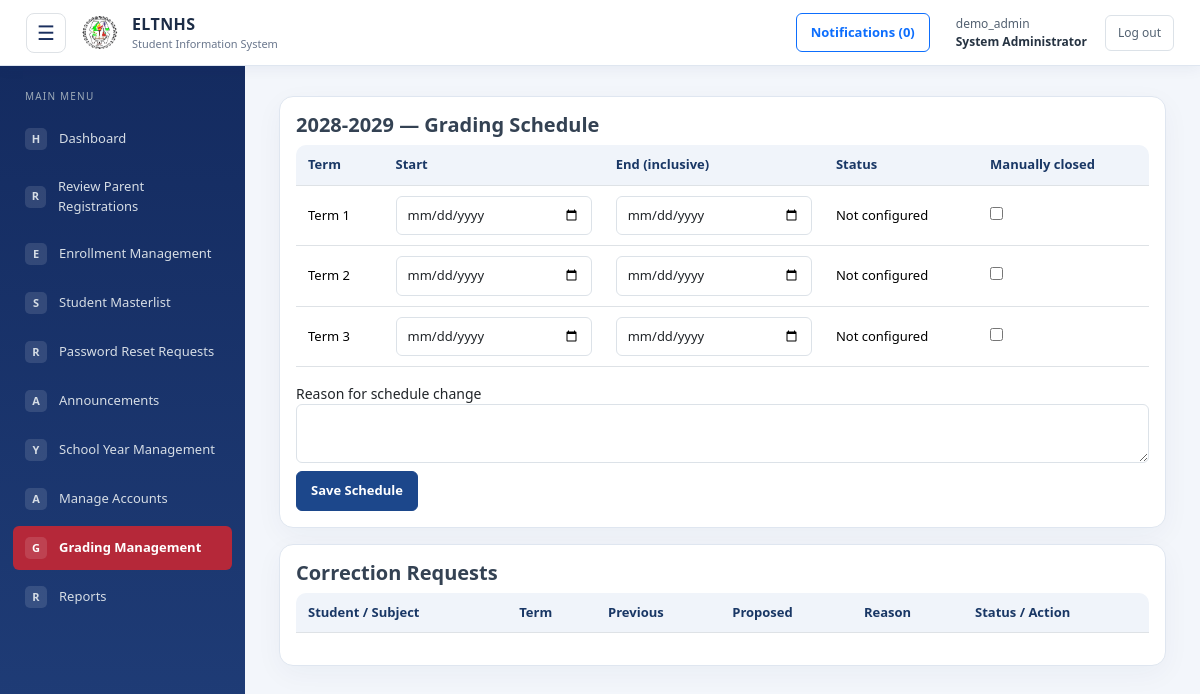
Page /shared/grade_corrections.php (signed in) on the earlier database version.
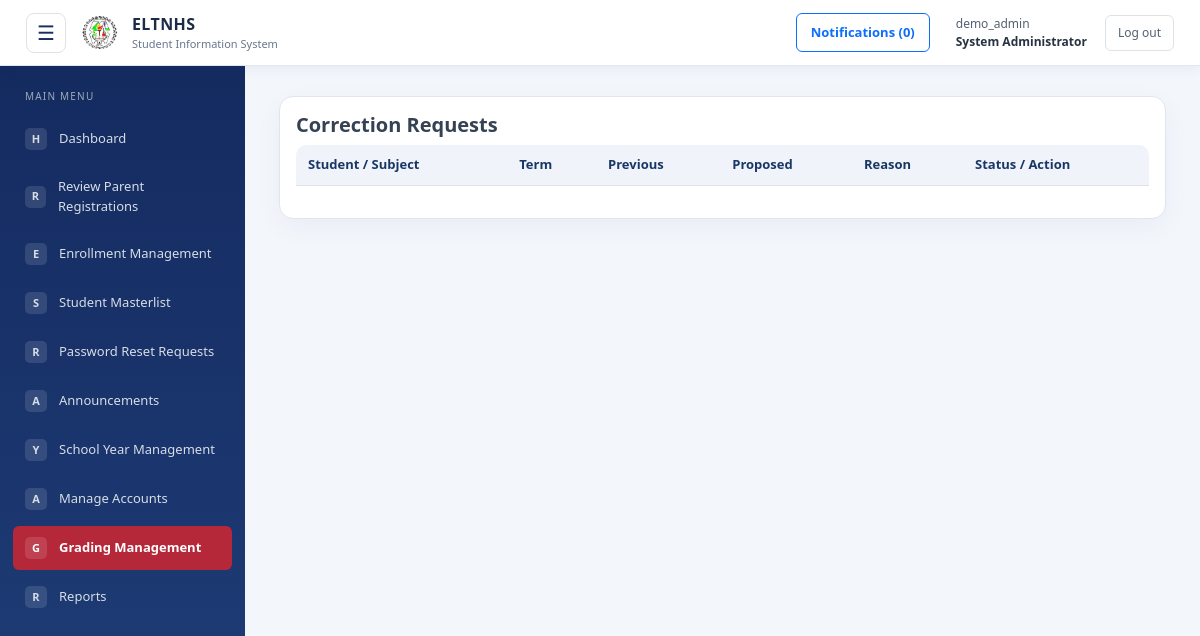
Same page on the later database version.
### tables this page shows
CREATE TABLE `school_years` (
  `school_year_id` int(11) NOT NULL,
  `school_year_name` varchar(20) NOT NULL,
  `start_date` date DEFAULT NULL,
  `end_date` date DEFAULT NULL,
  `year_status` enum('Current','Completed') NOT NULL DEFAULT 'Completed',
  `open_grading_term` tinyint(3) UNSIGNED NOT NULL DEFAULT 0
);

### includes/functions.php (called while the page is built, shortened)
<?php
function e($value) {
    return htmlspecialchars((string) $value, ENT_QUOTES, 'UTF-8');
}
?>

### includes/grading_schedule.php (called while the page is built, shortened)
<?php
function gradingSchedule($pdo,$year){$q=$pdo->prepare('SELECT * FROM grading_schedules WHERE school_year_id=? ORDER BY term');$q->execute([$year]);return array_column($q->fetchAll(PDO::FETCH_ASSOC),null,'term');}
function gradingState($row){if(!$row)return 'Not configured';$today=gradingToday();if($row['manually_closed']||$today>$row['end_date'])return 'Closed';return $today<$row['start_date']?'Upcoming':'Ongoing';}

### shared/grade_corrections.php (the view, shortened to what this page needs)
<?php
require_once 'dbconn.php';
require_once 'includes/functions.php';
require_once 'includes/grading_schedule.php';
$y = $pdo->query("
    SELECT
        school_year_id,
        school_year_name,
        open_grading_term
    FROM school_years
    WHERE year_status = 'Current'
")->fetch();
require 'includes/header.php';
?>
<?php if ($y): ?>
    <?php $schedule = gradingSchedule($pdo, $y['school_year_id']); ?>
    <div class="card p-3 mb-3">
        <h5>
            <?= e($y['school_year_name']) ?> — Grading Schedule
        </h5>
        <?php if ($_SESSION['role'] === 'System Administrator'): ?>
            <form method="post">
        <?php endif; ?>
        <div class="table-responsive">
            <table class="table">
                <thead>
                    <tr>
                        <th>Term</th>
                        <th>Start</th>
                        <th>End (inclusive)</th>
                        <th>Status</th>
                        <th>Manually closed</th>
                    </tr>
                </thead>
                <tbody>
                    <?php for ($i = 1; $i <= 3; $i++): ?>
                        <?php $r = $schedule[$i] ?? null; ?>
                        <tr>
                            <td>
                                Term <?= $i ?>
                            </td>
                            <?php if ($_SESSION['role'] === 'System Administrator'): ?>
                                <td>
                                    <input
                                        type="date"
                                        class="form-control"
                                        name="start[<?= $i ?>]"
                                        value="<?= e($r['start_date'] ?? '') ?>"
                                        required
                                    >
                                </td>
                                <td>
                                    <input
                                        type="date"
                                        class="form-control"
                                        name="end[<?= $i ?>]"
                                        value="<?= e($r['end_date'] ?? '') ?>"
                                        required
                                    >
                                </td>
                                <td>
                                    <?= e(gradingState($r)) ?>
                                </td>
                                <td>
                                    <input
                                        type="checkbox"
                                        name="closed[<?= $i ?>]"
                                        <?= $r && $r['manually_closed'] ? 'checked' : '' ?>
                                    >
                                </td>
                            <?php endif; ?>
                        </tr>
                    <?php endfor; ?>
                </tbody>
            </table>
        </div>
        <?php if ($_SESSION['role'] === 'System Administrator'): ?>
            <label>
                Reason for schedule change
            </label>
            <textarea
                name="reason"
                class="form-control mb-2"
                maxlength="500"
                required
            ></textarea>
            <button class="btn btn-primary">
                Save Schedule
            </button>
            </form>
        <?php endif; ?>
    </div>
<?php endif; ?>
<div class="card p-3">
    <h5>Correction Requests</h5>
    <div class="table-responsive">
        <table class="table">
            <thead>
                <tr>
                    <th>Student / Subject</th>
                    <th>Term</th>
                    <th>Previous</th>
                    <th>Proposed</th>
                    <th>Reason</th>
                    <th>Status / Action</th>
                </tr>
            </thead>
        </table>
    </div>
</div>
<?php require 'includes/footer.php'; ?>

Differences in the rows shown:
removed school_years: school_year_name "2028-2029"
Other differences:
text no longer shown: "— Grading Schedule Term Start End (inclusive) Status Manually closed Reason for schedule change Save Schedule"
list line gone: "Term 1   Not configured ☐"
list line gone: "Term 2   Not configured ☐"
list line gone: "Term 3   Not configured ☐"
